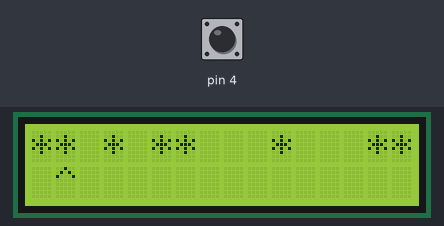
Bench run of a sketch on a simulated Arduino Uno, built with avr-gcc and run on an emulated ATmega328P. Parts: 16×2 character LCD. Inputs (shaded band) come from the test bench; at power-on: pin 4 HIGH. At 26.7 s the program stops and its outputs stay as they are.

Above: at 4.45 s.
4.7 s: pin 4 pulled LOW for 0.3 s
At 4.95 s:
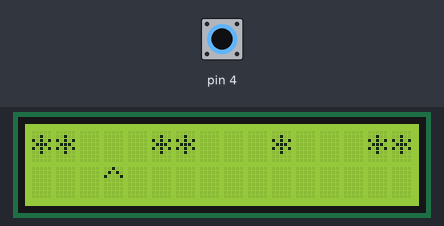
7.0 s: pin 4 pulled LOW for 3.2 s
At 7.72 s:
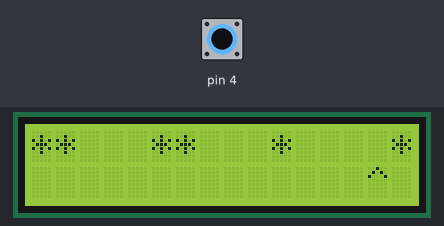
11.7 s: pin 4 pulled LOW for 1 s
At 11.98 s:
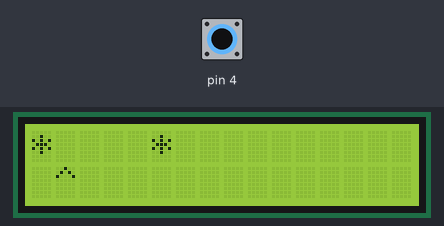
17.2 s: pin 4 driven HIGH
20.2 s: pin 4 driven LOW
At 27.0 s:
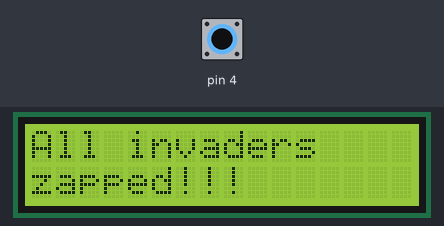

The sketch:

Animate_display_file_4.ino
```cpp
/*
 RETRO
 Space Invader Game
 Author: Stuff
 */

// include the library code:
#include <LiquidCrystal.h>

// initialize the library by associating any needed LCD interface pin
// with the arduino pin number it is connected to
LiquidCrystal lcd(7, 8, 9, 10, 11, 12);

//current laser position and direction
int laserColumn, dir;
//Invader string and no of invaders
String invaders;
int no_of_inv;

//Timer variables
unsigned long timerStart;
unsigned long timerInterval;
unsigned long currentTime;

void setup() {
  // set up the LCD's number of columns and rows:
  lcd.begin(16, 2);

  //initialize laser position
  laserColumn = 0;
  dir = 1;

  invaders = "** * **   *   **";
  no_of_inv = 8;
  lcd.setCursor(0,0);
  lcd.print(invaders);

  //Set up laser button
  pinMode(4, INPUT_PULLUP);

  //Initialise timer
  timerStart = millis();
  timerInterval = 250;

}

void loop() {

    //Set current time
    currentTime = millis();
    if ((currentTime-timerStart) > timerInterval) {

        //Reset timer
        timerStart = currentTime;


        //Erase old frame
        lcd.setCursor(laserColumn,1);
        lcd.print(' ');

        //Calculate new frame
        if (laserColumn == 15 or laserColumn == 0) {
          dir = -dir;
        }

        laserColumn = (laserColumn + dir) % 16;

        // put your main code here, to run repeatedly:
        // set the cursor to column 0, line 1
        // (note: line 1 is the second row, since counting begins with 0):
        lcd.setCursor(laserColumn,1);
        lcd.print('^');

        //Check button and zap invaders

        if (digitalRead(4) == LOW) {
          if (invaders[laserColumn] == '*') {
            lcd.setCursor(laserColumn,0);
            lcd.print(' ');
            invaders[laserColumn] = " ";
            no_of_inv = no_of_inv - 1;
          }
        }

        if (no_of_inv == 0) {
            lcd.clear();
            lcd.print("All invaders");
            lcd.setCursor(0,1);
            lcd.print("zapped!!!");
            while (true);
        }

    }

}
```

Measured:
- after the input at 4.7 s, the display: changes after 0.13 s (image 1)
- after the input at 7.0 s, the display: first differs from a run without the input after 0.59 s (image 2)
- after the input at 11.7 s, the display: changes after 0.16 s (image 3)
- after the input at 20.2 s, the display: first changes after 0.20 s (image 4 shows a later state)
